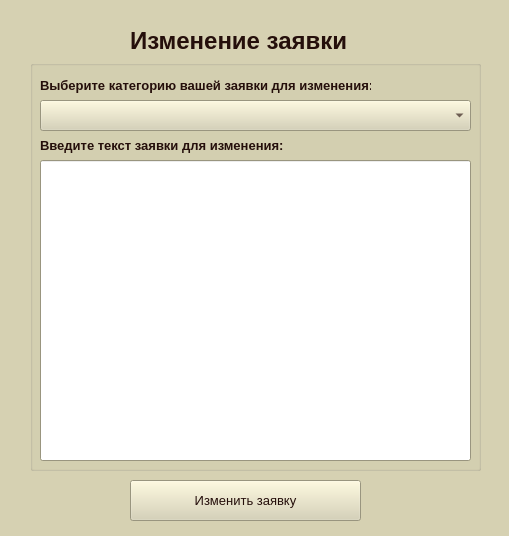
<?xml version="1.0" encoding="UTF-8"?>
<ui version="4.0">
 <class>Update_Form</class>
 <widget class="QWidget" name="Update_Form">
  <property name="geometry">
   <rect>
    <x>0</x>
    <y>0</y>
    <width>509</width>
    <height>536</height>
   </rect>
  </property>
  <property name="palette">
   <palette>
    <active>
     <colorrole role="WindowText">
      <brush brushstyle="SolidPattern">
       <color alpha="255">
        <red>37</red>
        <green>15</green>
        <blue>11</blue>
       </color>
      </brush>
     </colorrole>
     <colorrole role="Button">
      <brush brushstyle="SolidPattern">
       <color alpha="255">
        <red>214</red>
        <green>209</green>
        <blue>178</blue>
       </color>
      </brush>
     </colorrole>
     <colorrole role="Light">
      <brush brushstyle="SolidPattern">
       <color alpha="255">
        <red>255</red>
        <green>255</green>
        <blue>255</blue>
       </color>
      </brush>
     </colorrole>
     <colorrole role="Midlight">
      <brush brushstyle="SolidPattern">
       <color alpha="255">
        <red>234</red>
        <green>232</green>
        <blue>216</blue>
       </color>
      </brush>
     </colorrole>
     <colorrole role="Dark">
      <brush brushstyle="SolidPattern">
       <color alpha="255">
        <red>107</red>
        <green>105</green>
        <blue>89</blue>
       </color>
      </brush>
     </colorrole>
     <colorrole role="Mid">
      <brush brushstyle="SolidPattern">
       <color alpha="255">
        <red>143</red>
        <green>139</green>
        <blue>119</blue>
       </color>
      </brush>
     </colorrole>
     <colorrole role="Text">
      <brush brushstyle="SolidPattern">
       <color alpha="255">
        <red>37</red>
        <green>15</green>
        <blue>11</blue>
       </color>
      </brush>
     </colorrole>
     <colorrole role="BrightText">
      <brush brushstyle="SolidPattern">
       <color alpha="255">
        <red>255</red>
        <green>255</green>
        <blue>255</blue>
       </color>
      </brush>
     </colorrole>
     <colorrole role="ButtonText">
      <brush brushstyle="SolidPattern">
       <color alpha="255">
        <red>37</red>
        <green>15</green>
        <blue>11</blue>
       </color>
      </brush>
     </colorrole>
     <colorrole role="Base">
      <brush brushstyle="SolidPattern">
       <color alpha="255">
        <red>255</red>
        <green>255</green>
        <blue>255</blue>
       </color>
      </brush>
     </colorrole>
     <colorrole role="Window">
      <brush brushstyle="SolidPattern">
       <color alpha="255">
        <red>214</red>
        <green>209</green>
        <blue>178</blue>
       </color>
      </brush>
     </colorrole>
     <colorrole role="Shadow">
      <brush brushstyle="SolidPattern">
       <color alpha="255">
        <red>37</red>
        <green>15</green>
        <blue>11</blue>
       </color>
      </brush>
     </colorrole>
     <colorrole role="Highlight">
      <brush brushstyle="SolidPattern">
       <color alpha="255">
        <red>37</red>
        <green>15</green>
        <blue>11</blue>
       </color>
      </brush>
     </colorrole>
     <colorrole role="Link">
      <brush brushstyle="SolidPattern">
       <color alpha="255">
        <red>37</red>
        <green>15</green>
        <blue>11</blue>
       </color>
      </brush>
     </colorrole>
     <colorrole role="LinkVisited">
      <brush brushstyle="SolidPattern">
       <color alpha="255">
        <red>37</red>
        <green>15</green>
        <blue>11</blue>
       </color>
      </brush>
     </colorrole>
     <colorrole role="AlternateBase">
      <brush brushstyle="SolidPattern">
       <color alpha="255">
        <red>234</red>
        <green>232</green>
        <blue>216</blue>
       </color>
      </brush>
     </colorrole>
     <colorrole role="ToolTipBase">
      <brush brushstyle="SolidPattern">
       <color alpha="255">
        <red>255</red>
        <green>255</green>
        <blue>220</blue>
       </color>
      </brush>
     </colorrole>
     <colorrole role="ToolTipText">
      <brush brushstyle="SolidPattern">
       <color alpha="255">
        <red>37</red>
        <green>15</green>
        <blue>11</blue>
       </color>
      </brush>
     </colorrole>
     <colorrole role="PlaceholderText">
      <brush brushstyle="SolidPattern">
       <color alpha="127">
        <red>0</red>
        <green>0</green>
        <blue>0</blue>
       </color>
      </brush>
     </colorrole>
    </active>
    <inactive>
     <colorrole role="WindowText">
      <brush brushstyle="SolidPattern">
       <color alpha="255">
        <red>37</red>
        <green>15</green>
        <blue>11</blue>
       </color>
      </brush>
     </colorrole>
     <colorrole role="Button">
      <brush brushstyle="SolidPattern">
       <color alpha="255">
        <red>214</red>
        <green>209</green>
        <blue>178</blue>
       </color>
      </brush>
     </colorrole>
     <colorrole role="Light">
      <brush brushstyle="SolidPattern">
       <color alpha="255">
        <red>255</red>
        <green>255</green>
        <blue>255</blue>
       </color>
      </brush>
     </colorrole>
     <colorrole role="Midlight">
      <brush brushstyle="SolidPattern">
       <color alpha="255">
        <red>234</red>
        <green>232</green>
        <blue>216</blue>
       </color>
      </brush>
     </colorrole>
     <colorrole role="Dark">
      <brush brushstyle="SolidPattern">
       <color alpha="255">
        <red>107</red>
        <green>105</green>
        <blue>89</blue>
       </color>
      </brush>
     </colorrole>
     <colorrole role="Mid">
      <brush brushstyle="SolidPattern">
       <color alpha="255">
        <red>143</red>
        <green>139</green>
        <blue>119</blue>
       </color>
      </brush>
     </colorrole>
     <colorrole role="Text">
      <brush brushstyle="SolidPattern">
       <color alpha="255">
        <red>37</red>
        <green>15</green>
        <blue>11</blue>
       </color>
      </brush>
     </colorrole>
     <colorrole role="BrightText">
      <brush brushstyle="SolidPattern">
       <color alpha="255">
        <red>255</red>
        <green>255</green>
        <blue>255</blue>
       </color>
      </brush>
     </colorrole>
     <colorrole role="ButtonText">
      <brush brushstyle="SolidPattern">
       <color alpha="255">
        <red>37</red>
        <green>15</green>
        <blue>11</blue>
       </color>
      </brush>
     </colorrole>
     <colorrole role="Base">
      <brush brushstyle="SolidPattern">
       <color alpha="255">
        <red>255</red>
        <green>255</green>
        <blue>255</blue>
       </color>
      </brush>
     </colorrole>
     <colorrole role="Window">
      <brush brushstyle="SolidPattern">
       <color alpha="255">
        <red>214</red>
        <green>209</green>
        <blue>178</blue>
       </color>
      </brush>
     </colorrole>
     <colorrole role="Shadow">
      <brush brushstyle="SolidPattern">
       <color alpha="255">
        <red>37</red>
        <green>15</green>
        <blue>11</blue>
       </color>
      </brush>
     </colorrole>
     <colorrole role="Highlight">
      <brush brushstyle="SolidPattern">
       <color alpha="255">
        <red>37</red>
        <green>15</green>
        <blue>11</blue>
       </color>
      </brush>
     </colorrole>
     <colorrole role="Link">
      <brush brushstyle="SolidPattern">
       <color alpha="255">
        <red>37</red>
        <green>15</green>
        <blue>11</blue>
       </color>
      </brush>
     </colorrole>
     <colorrole role="LinkVisited">
      <brush brushstyle="SolidPattern">
       <color alpha="255">
        <red>37</red>
        <green>15</green>
        <blue>11</blue>
       </color>
      </brush>
     </colorrole>
     <colorrole role="AlternateBase">
      <brush brushstyle="SolidPattern">
       <color alpha="255">
        <red>234</red>
        <green>232</green>
        <blue>216</blue>
       </color>
      </brush>
     </colorrole>
     <colorrole role="ToolTipBase">
      <brush brushstyle="SolidPattern">
       <color alpha="255">
        <red>255</red>
        <green>255</green>
        <blue>220</blue>
       </color>
      </brush>
     </colorrole>
     <colorrole role="ToolTipText">
      <brush brushstyle="SolidPattern">
       <color alpha="255">
        <red>37</red>
        <green>15</green>
        <blue>11</blue>
       </color>
      </brush>
     </colorrole>
     <colorrole role="PlaceholderText">
      <brush brushstyle="SolidPattern">
       <color alpha="127">
        <red>0</red>
        <green>0</green>
        <blue>0</blue>
       </color>
      </brush>
     </colorrole>
    </inactive>
    <disabled>
     <colorrole role="WindowText">
      <brush brushstyle="SolidPattern">
       <color alpha="255">
        <red>107</red>
        <green>105</green>
        <blue>89</blue>
       </color>
      </brush>
     </colorrole>
     <colorrole role="Button">
      <brush brushstyle="SolidPattern">
       <color alpha="255">
        <red>214</red>
        <green>209</green>
        <blue>178</blue>
       </color>
      </brush>
     </colorrole>
     <colorrole role="Light">
      <brush brushstyle="SolidPattern">
       <color alpha="255">
        <red>255</red>
        <green>255</green>
        <blue>255</blue>
       </color>
      </brush>
     </colorrole>
     <colorrole role="Midlight">
      <brush brushstyle="SolidPattern">
       <color alpha="255">
        <red>234</red>
        <green>232</green>
        <blue>216</blue>
       </color>
      </brush>
     </colorrole>
     <colorrole role="Dark">
      <brush brushstyle="SolidPattern">
       <color alpha="255">
        <red>107</red>
        <green>105</green>
        <blue>89</blue>
       </color>
      </brush>
     </colorrole>
     <colorrole role="Mid">
      <brush brushstyle="SolidPattern">
       <color alpha="255">
        <red>143</red>
        <green>139</green>
        <blue>119</blue>
       </color>
      </brush>
     </colorrole>
     <colorrole role="Text">
      <brush brushstyle="SolidPattern">
       <color alpha="255">
        <red>107</red>
        <green>105</green>
        <blue>89</blue>
       </color>
      </brush>
     </colorrole>
     <colorrole role="BrightText">
      <brush brushstyle="SolidPattern">
       <color alpha="255">
        <red>255</red>
        <green>255</green>
        <blue>255</blue>
       </color>
      </brush>
     </colorrole>
     <colorrole role="ButtonText">
      <brush brushstyle="SolidPattern">
       <color alpha="255">
        <red>107</red>
        <green>105</green>
        <blue>89</blue>
       </color>
      </brush>
     </colorrole>
     <colorrole role="Base">
      <brush brushstyle="SolidPattern">
       <color alpha="255">
        <red>214</red>
        <green>209</green>
        <blue>178</blue>
       </color>
      </brush>
     </colorrole>
     <colorrole role="Window">
      <brush brushstyle="SolidPattern">
       <color alpha="255">
        <red>214</red>
        <green>209</green>
        <blue>178</blue>
       </color>
      </brush>
     </colorrole>
     <colorrole role="Shadow">
      <brush brushstyle="SolidPattern">
       <color alpha="255">
        <red>37</red>
        <green>15</green>
        <blue>11</blue>
       </color>
      </brush>
     </colorrole>
     <colorrole role="Link">
      <brush brushstyle="SolidPattern">
       <color alpha="255">
        <red>37</red>
        <green>15</green>
        <blue>11</blue>
       </color>
      </brush>
     </colorrole>
     <colorrole role="LinkVisited">
      <brush brushstyle="SolidPattern">
       <color alpha="255">
        <red>37</red>
        <green>15</green>
        <blue>11</blue>
       </color>
      </brush>
     </colorrole>
     <colorrole role="AlternateBase">
      <brush brushstyle="SolidPattern">
       <color alpha="255">
        <red>214</red>
        <green>209</green>
        <blue>178</blue>
       </color>
      </brush>
     </colorrole>
     <colorrole role="ToolTipBase">
      <brush brushstyle="SolidPattern">
       <color alpha="255">
        <red>255</red>
        <green>255</green>
        <blue>220</blue>
       </color>
      </brush>
     </colorrole>
     <colorrole role="ToolTipText">
      <brush brushstyle="SolidPattern">
       <color alpha="255">
        <red>37</red>
        <green>15</green>
        <blue>11</blue>
       </color>
      </brush>
     </colorrole>
     <colorrole role="PlaceholderText">
      <brush brushstyle="SolidPattern">
       <color alpha="127">
        <red>107</red>
        <green>105</green>
        <blue>89</blue>
       </color>
      </brush>
     </colorrole>
    </disabled>
   </palette>
  </property>
  <property name="windowTitle">
   <string>Form</string>
  </property>
  <widget class="QLabel" name="label_update">
   <property name="geometry">
    <rect>
     <x>130</x>
     <y>0</y>
     <width>371</width>
     <height>81</height>
    </rect>
   </property>
   <property name="font">
    <font>
     <pointsize>18</pointsize>
     <bold>true</bold>
    </font>
   </property>
   <property name="text">
    <string>Изменение заявки</string>
   </property>
  </widget>
  <widget class="QGroupBox" name="grBox_upt">
   <property name="geometry">
    <rect>
     <x>30</x>
     <y>60</y>
     <width>451</width>
     <height>411</height>
    </rect>
   </property>
   <property name="title">
    <string/>
   </property>
   <widget class="QLabel" name="lb_ticket">
    <property name="geometry">
     <rect>
      <x>10</x>
      <y>70</y>
      <width>271</width>
      <height>31</height>
     </rect>
    </property>
    <property name="font">
     <font>
      <pointsize>10</pointsize>
      <bold>true</bold>
     </font>
    </property>
    <property name="text">
     <string>Введите текст заявки для изменения:</string>
    </property>
   </widget>
   <widget class="QLineEdit" name="desc_lineEdit">
    <property name="geometry">
     <rect>
      <x>10</x>
      <y>100</y>
      <width>431</width>
      <height>301</height>
     </rect>
    </property>
   </widget>
   <widget class="QLabel" name="lb_categ">
    <property name="geometry">
     <rect>
      <x>10</x>
      <y>10</y>
      <width>331</width>
      <height>31</height>
     </rect>
    </property>
    <property name="font">
     <font>
      <pointsize>10</pointsize>
      <bold>true</bold>
     </font>
    </property>
    <property name="text">
     <string>Выберите категорию вашей заявки для изменения:</string>
    </property>
   </widget>
   <widget class="QComboBox" name="cbBox_upt">
    <property name="geometry">
     <rect>
      <x>10</x>
      <y>40</y>
      <width>431</width>
      <height>31</height>
     </rect>
    </property>
   </widget>
  </widget>
  <widget class="QPushButton" name="update_ticket">
   <property name="geometry">
    <rect>
     <x>130</x>
     <y>480</y>
     <width>231</width>
     <height>41</height>
    </rect>
   </property>
   <property name="font">
    <font>
     <pointsize>10</pointsize>
     <bold>false</bold>
    </font>
   </property>
   <property name="text">
    <string>Изменить заявку</string>
   </property>
  </widget>
 </widget>
 <resources/>
 <connections/>
</ui>
